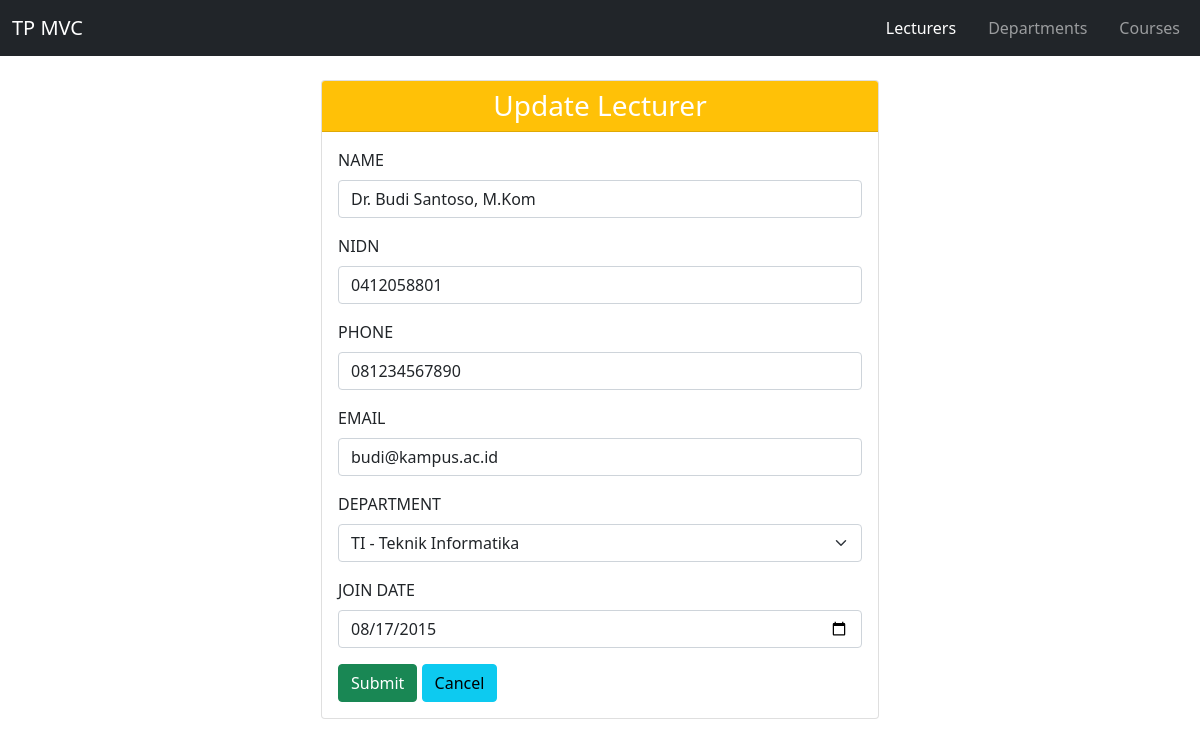
The app's page /tp_mvc25/index.php?c=lecturers&a=edit&id=1 with its own data.
### tables this page shows
CREATE TABLE `lecturers` (
  `id`            INT UNSIGNED NOT NULL AUTO_INCREMENT,
  `name`          VARCHAR(100) NOT NULL,
  `nidn`          VARCHAR(20)  NOT NULL,
  `phone`         VARCHAR(20)  NOT NULL,
  `join_date`     DATE         NOT NULL,
  `email`         VARCHAR(100) DEFAULT NULL,           
  `department_id` INT UNSIGNED DEFAULT NULL,           
  PRIMARY KEY (`id`),
  UNIQUE KEY `uq_lecturers_nidn` (`nidn`),
  KEY `idx_lecturers_department` (`department_id`),
  CONSTRAINT `fk_lecturers_department` FOREIGN KEY (`department_id`)
    REFERENCES `departments` (`id`) ON DELETE RESTRICT ON UPDATE CASCADE
);

CREATE TABLE `departments` (
  `id`         INT UNSIGNED NOT NULL AUTO_INCREMENT,
  `code`       VARCHAR(10)  NOT NULL,
  `name`       VARCHAR(100) NOT NULL,
  `created_at` TIMESTAMP    NOT NULL DEFAULT CURRENT_TIMESTAMP,
  PRIMARY KEY (`id`),
  UNIQUE KEY `uq_departments_code` (`code`)
);

### tp_mvc25/core/Controller.php (called while the page is built, shortened)
<?php
abstract class Controller
{
    protected function view(string $view, array $data = []): void
    {
        extract($data);
        $viewFile = __DIR__ . "/../app/views/$view.php";
        require $viewFile;
        require __DIR__ . '/../app/views/layouts/main.php';
    }
}

### tp_mvc25/app/controllers/LecturersController.php (called while the page is built, shortened)
<?php
class LecturersController extends Controller
{
    private Lecturer $lecturers;
    private Department $departments;
    public function __construct()
    {
        $this->lecturers   = new Lecturer();
        $this->departments = new Department();
    }
    public function edit(): void
    {
        $row = $this->lecturers->find((int) ($_GET['id'] ?? 0)) ?? $this->notFound();
        $this->form('Update Lecturer', 'update', $row, []);
    }
    private function form(string $title, string $action, array $old, array $errors): void
    {
        $this->view('lecturers/form', [
            'title'       => $title,
            'action'      => $action,
            'old'         => $old,
            'errors'      => $errors,
            'departments' => $this->departments->all('name'),
        ]);
    }
}

### tp_mvc25/index.php (called while the page is built, shortened)
<?php
require __DIR__ . '/core/helpers.php';
require __DIR__ . '/core/Database.php';
require __DIR__ . '/core/Model.php';
require __DIR__ . '/core/Controller.php';
$config = require __DIR__ . '/config/config.php';
$a = preg_replace('/[^a-zA-Z]/', '', $_GET['a'] ?? $config['default_action']);
$controller = new $class();
$controller->$a();

### tp_mvc25/core/helpers.php (called while the page is built, shortened)
<?php
function e($v): string
{
    return htmlspecialchars((string) $v, ENT_QUOTES, 'UTF-8');
}
function url(string $controller, string $action = 'index', array $params = []): string
{
    return 'index.php?' . http_build_query(['c' => $controller, 'a' => $action] + $params);
}

### tp_mvc25/core/Model.php (called while the page is built, shortened)
<?php
abstract class Model
{
    protected PDO $db;
    protected string $table;
    public function __construct()
    {
        $this->db = Database::connect();
    }
    public function all(string $orderBy = 'id'): array
    {
        return $this->db->query("SELECT * FROM `{$this->table}` ORDER BY $orderBy")->fetchAll();
    }
    public function find(int $id): ?array
    {
        $st = $this->db->prepare("SELECT * FROM `{$this->table}` WHERE id = ?");
        $st->execute([$id]);
        return $st->fetch() ?: null;
    }
}

### tp_mvc25/config/config.php (called while the page is built)
<?php
return [
    'db' => [
        'host'    => 'localhost',
        'name'    => 'tp_mvc25',
        'user'    => 'root',
        'pass'    => '',
        'charset' => 'utf8mb4',
    ],
    'default_controller' => 'lecturers',
    'default_action'     => 'index',
];

### tp_mvc25/core/Database.php (called while the page is built, shortened)
<?php
class Database
{
    private static ?PDO $pdo = null;
    public static function connect(): PDO
    {
        if (self::$pdo === null) {
            $c = require __DIR__ . '/../config/config.php';
            $c = $c['db'];
            $dsn = "mysql:host={$c['host']};dbname={$c['name']};charset={$c['charset']}";
            try {
                self::$pdo = new PDO($dsn, $c['user'], $c['pass'], [
                    PDO::ATTR_ERRMODE            => PDO::ERRMODE_EXCEPTION,
                    PDO::ATTR_DEFAULT_FETCH_MODE => PDO::FETCH_ASSOC,
                    PDO::ATTR_EMULATE_PREPARES   => false,
                ]);
            } catch (PDOException $e) {
                http_response_code(500);
                die('Connection failed: ' . htmlspecialchars($e->getMessage()));
            }
        }
        return self::$pdo;
    }
}

### tp_mvc25/app/views/lecturers/form.php (the view, shortened to what this page needs)
<?php $v = fn($k, $d = '') => e($old[$k] ?? $d); ?>
<div class="col-lg-6 m-auto">
  <form method="post" action="<?= url('lecturers', $action) ?>">
    <div class="card">
      <div class="card-header <?= $action === 'store' ? 'bg-primary' : 'bg-warning' ?>">
        <h1 class="text-white text-center fs-3 m-0"><?= e($title) ?></h1>
      </div>
      <div class="card-body">
        <div class="mb-3">
          <label class="form-label">NAME</label>
          <input type="text" name="name" value="<?= $v('name') ?>" class="form-control <?= isset($errors['name']) ? 'is-invalid' : '' ?>">
        </div>
        <div class="mb-3">
          <label class="form-label">NIDN</label>
          <input type="text" name="nidn" value="<?= $v('nidn') ?>" class="form-control <?= isset($errors['nidn']) ? 'is-invalid' : '' ?>">
        </div>
        <div class="mb-3">
          <label class="form-label">PHONE</label>
          <input type="text" name="phone" value="<?= $v('phone') ?>" class="form-control <?= isset($errors['phone']) ? 'is-invalid' : '' ?>">
        </div>
        <div class="mb-3">
          <label class="form-label">EMAIL</label>
          <input type="text" name="email" value="<?= $v('email') ?>" class="form-control <?= isset($errors['email']) ? 'is-invalid' : '' ?>">
        </div>
        <div class="mb-3">
          <label class="form-label">DEPARTMENT</label>
          <select name="department_id" class="form-select <?= isset($errors['department_id']) ? 'is-invalid' : '' ?>">
            <?php foreach ($departments as $d): ?>
              <option value="<?= e($d['id']) ?>" <?= (string) ($old['department_id'] ?? '') === (string) $d['id'] ? 'selected' : '' ?>>
                <?= e($d['code'] . ' - ' . $d['name']) ?>
              </option>
            <?php endforeach; ?>
          </select>
        </div>
        <div class="mb-3">
          <label class="form-label">JOIN DATE</label>
          <input type="date" name="join_date" value="<?= $v('join_date') ?>" class="form-control <?= isset($errors['join_date']) ? 'is-invalid' : '' ?>">
        </div>
        <button class="btn btn-success" type="submit">Submit</button>
        <a class="btn btn-info" href="<?= url('lecturers') ?>">Cancel</a>
      </div>
    </div>
  </form>
</div>

### records on screen
lecturers: name "Dr. Budi Santoso, M.Kom", nidn "0412058801", phone "081234567890", email "budi@kampus.ac.id", department_id "TI - Teknik Informatika", join_date "08/17/2015"

### other values on screen
$label "Lecturers"
$label "Departments"
$label "Courses"
$title "Update Lecturer"
